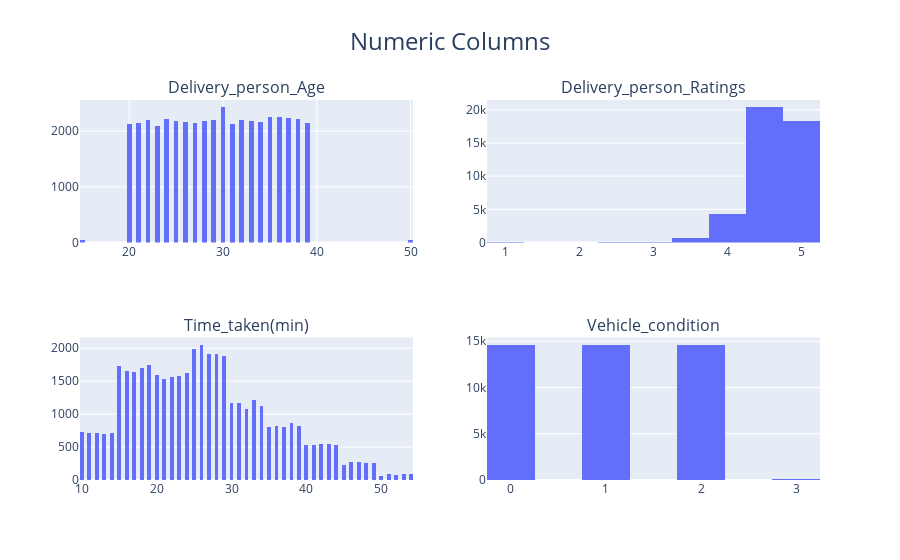

Source (notebook cell):
### Code cell
plot_histogram(df_clear)

### Figure 1 — Plotly figure (JSON) as saved in the notebook; plotly's stock layout.template omitted (floating-point values rounded to 4 significant figures; data arrays with more than 128 entries replaced by an {"elided": "..."} marker saying what was removed)
{"data": [{"bingroup": "x", "hovertemplate": "Delivery_person_Age=%{x}<br>count=%{y}<extra></extra>", "legendgroup": "", "marker": {"color": "#636efa", "pattern": {"shape": ""}}, "name": "", "orientation": "v", "showlegend": false, "type": "histogram", "x": {"elided": "43944 int values"}, "xaxis": "x", "yaxis": "y"}, {"bingroup": "x", "hovertemplate": "Delivery_person_Ratings=%{x}<br>count=%{y}<extra></extra>", "legendgroup": "", "marker": {"color": "#636efa", "pattern": {"shape": ""}}, "name": "", "orientation": "v", "showlegend": false, "type": "histogram", "x": {"elided": "43944 float values"}, "xaxis": "x2", "yaxis": "y2"}, {"bingroup": "x", "hovertemplate": "Time_taken(min)=%{x}<br>count=%{y}<extra></extra>", "legendgroup": "", "marker": {"color": "#636efa", "pattern": {"shape": ""}}, "name": "", "orientation": "v", "showlegend": false, "type": "histogram", "x": {"elided": "43944 int values"}, "xaxis": "x3", "yaxis": "y3"}, {"bingroup": "x", "hovertemplate": "Vehicle_condition=%{x}<br>count=%{y}<extra></extra>", "legendgroup": "", "marker": {"color": "#636efa", "pattern": {"shape": ""}}, "name": "", "orientation": "v", "showlegend": false, "type": "histogram", "x": {"elided": "43944 int values"}, "xaxis": "x4", "yaxis": "y4"}], "layout": {"annotations": [{"font": {"size": 16}, "showarrow": false, "text": "Delivery_person_Age", "x": 0.225, "xanchor": "center", "xref": "paper", "y": 1, "yanchor": "bottom", "yref": "paper"}, {"font": {"size": 16}, "showarrow": false, "text": "Delivery_person_Ratings", "x": 0.775, "xanchor": "center", "xref": "paper", "y": 1, "yanchor": "bottom", "yref": "paper"}, {"font": {"size": 16}, "showarrow": false, "text": "Time_taken(min)", "x": 0.225, "xanchor": "center", "xref": "paper", "y": 0.375, "yanchor": "bottom", "yref": "paper"}, {"font": {"size": 16}, "showarrow": false, "text": "Vehicle_condition", "x": 0.775, "xanchor": "center", "xref": "paper", "y": 0.375, "yanchor": "bottom", "yref": "paper"}], "title": {"font": {"size": 24}, "text": "Numeric Columns", "x": 0.5, "xanchor": "center"}, "xaxis": {"anchor": "y", "domain": [0, 0.45], "showgrid": true, "title": {"font": {"size": 18}}}, "xaxis2": {"anchor": "y2", "domain": [0.55, 1]}, "xaxis3": {"anchor": "y3", "domain": [0, 0.45]}, "xaxis4": {"anchor": "y4", "domain": [0.55, 1]}, "yaxis": {"anchor": "x", "domain": [0.625, 1], "showgrid": true, "title": {"font": {"size": 18}}}, "yaxis2": {"anchor": "x2", "domain": [0.625, 1]}, "yaxis3": {"anchor": "x3", "domain": [0, 0.375]}, "yaxis4": {"anchor": "x4", "domain": [0, 0.375]}}}
